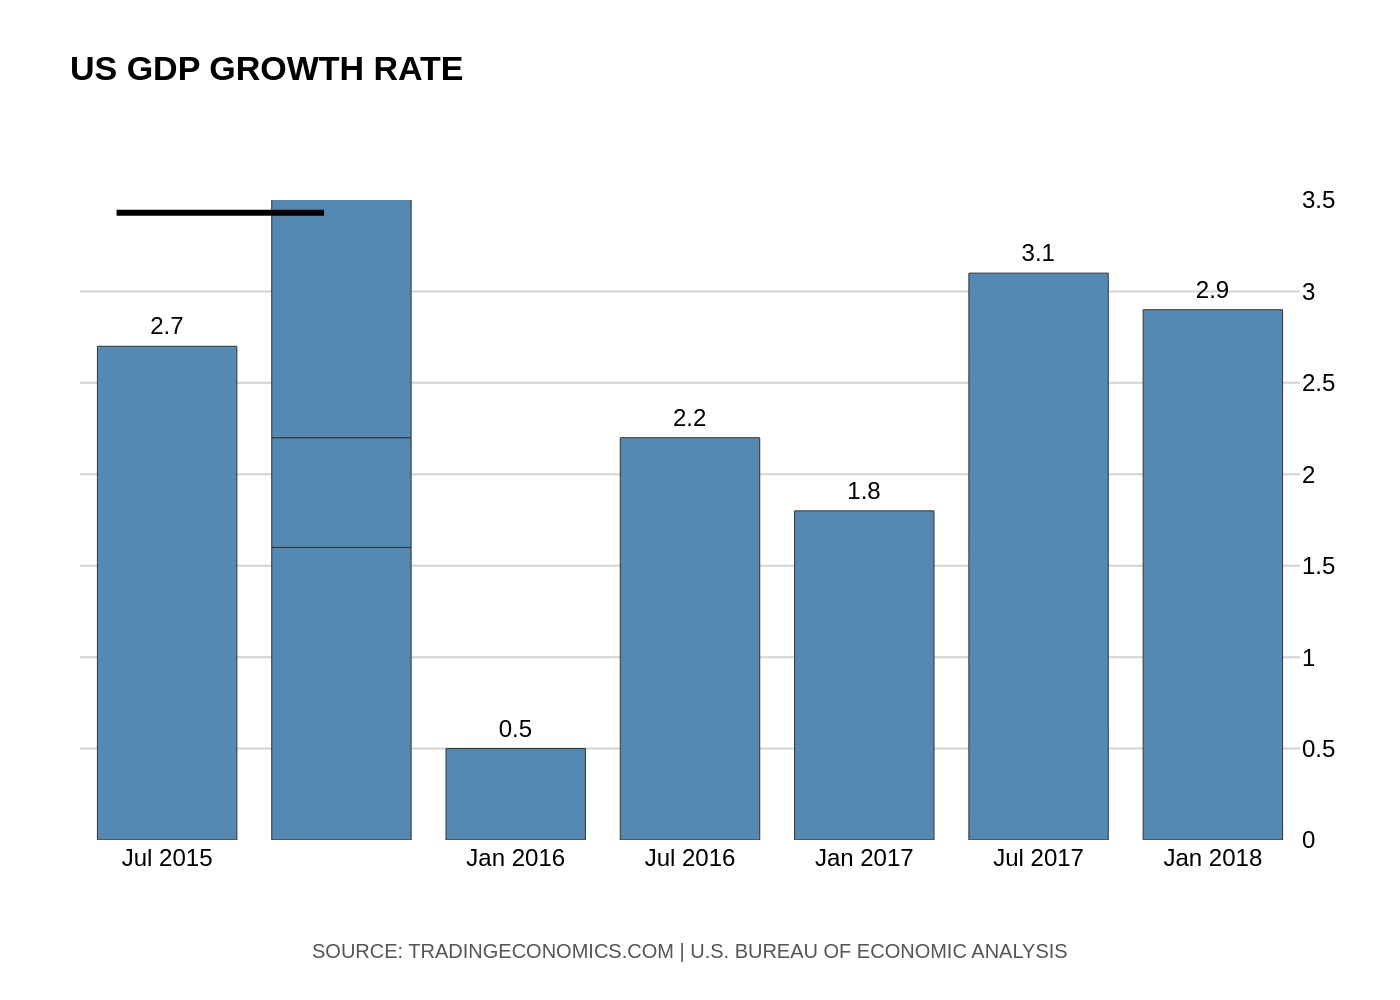

This figure's Python source:
import sys
import json
from pathlib import Path
import plotly.graph_objects as go

# Check for command-line argument
if len(sys.argv) != 2:
    print("Usage: python generate_chart.py <path_to_json_file>")
    sys.exit(1)

# Get file path from command-line argument
json_file_path = Path(sys.argv[1])

# Check if the JSON file exists
if not json_file_path.is_file():
    print(f"Error: File not found at {json_file_path}")
    sys.exit(1)

# Read data from the JSON file
with open(json_file_path, 'r', encoding='utf-8') as f:
    chart_data = json.load(f)

# Extract data and texts
data = chart_data['chart_data']
texts = chart_data['texts']
colors = chart_data['colors']

# Prepare data for plotting
categories = [item['category'] for item in data]
values = [item['value'] for item in data]

# Create the figure
fig = go.Figure()

# Add the bar trace
fig.add_trace(go.Bar(
    x=categories,
    y=values,
    text=values,
    textposition='outside',
    textfont=dict(family="Arial", size=12, color='black'),
    marker=dict(
        color=colors[0],
        line=dict(
            color='#333333',
            width=0.5
        )
    ),
    cliponaxis=False
))

# Update layout
fig.update_layout(
    font=dict(family="Arial", size=12, color="black"),
    title=dict(
        text=f"<b>{texts['title']}</b>",
        x=0.05,
        y=0.92,
        xanchor='left',
        yanchor='bottom'
    ),
    xaxis=dict(
        showgrid=False,
        showline=False,
        zeroline=False,
        tickfont=dict(family="Arial", size=12)
    ),
    yaxis=dict(
        range=[0, 3.5],
        dtick=0.5,
        showgrid=True,
        gridcolor='lightgray',
        gridwidth=1,
        showline=False,
        zeroline=False,
        side='right',
        tickfont=dict(family="Arial", size=12)
    ),
    plot_bgcolor='white',
    paper_bgcolor='white',
    showlegend=False,
    margin=dict(l=40, r=50, t=100, b=80),
    shapes=[
        dict(
            type='line',
            xref='paper', yref='paper',
            x0=0.03, y0=0.98,
            x1=0.20, y1=0.98,
            line=dict(color='black', width=3)
        )
    ],
    annotations=[
        dict(
            text=texts['source'],
            showarrow=False,
            xref='paper',
            yref='paper',
            x=0.5,
            y=-0.15,
            xanchor='center',
            yanchor='top',
            font=dict(family="Arial", size=10, color='#555555')
        )
    ]
)

# Define output filename and save the image
output_filename = f"{json_file_path.stem}.png"
fig.write_image(output_filename, scale=2)

print(f"Chart saved to {output_filename}")
